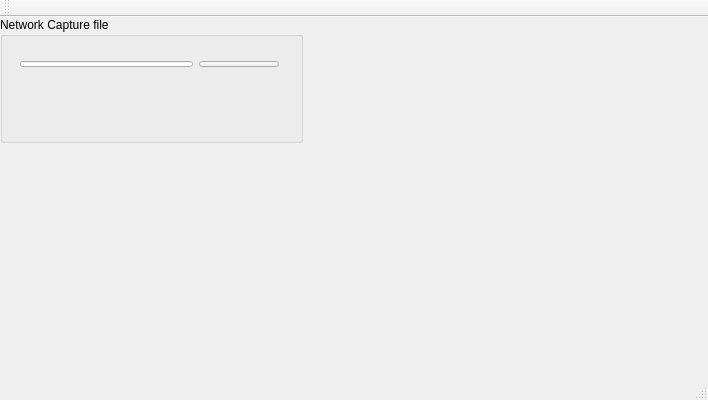
<?xml version="1.0" encoding="UTF-8"?>
<ui version="4.0">
 <class>TcpReplay</class>
 <widget class="QMainWindow" name="TcpReplay">
  <property name="geometry">
   <rect>
    <x>0</x>
    <y>0</y>
    <width>708</width>
    <height>400</height>
   </rect>
  </property>
  <property name="windowTitle">
   <string>CaptureReplay</string>
  </property>
  <widget class="QWidget" name="centralWidget">
   <widget class="QGroupBox" name="groupBox_3">
    <property name="geometry">
     <rect>
      <x>0</x>
      <y>0</y>
      <width>303</width>
      <height>126</height>
     </rect>
    </property>
    <property name="title">
     <string>Network Capture file</string>
    </property>
    <widget class="QWidget" name="layoutWidget">
     <property name="geometry">
      <rect>
       <x>9</x>
       <y>33</y>
       <width>281</width>
       <height>28</height>
      </rect>
     </property>
     <layout class="QHBoxLayout" name="horizontalLayout_3">
      <item>
       <widget class="QLineEdit" name="lineEdit_capture"/>
      </item>
      <item>
       <widget class="QPushButton" name="pushButton_captureBrowse">
        <property name="text">
         <string>...</string>
        </property>
       </widget>
      </item>
     </layout>
    </widget>
   </widget>
  </widget>
  <widget class="QMenuBar" name="menuBar">
   <property name="geometry">
    <rect>
     <x>0</x>
     <y>0</y>
     <width>708</width>
     <height>24</height>
    </rect>
   </property>
  </widget>
  <widget class="QToolBar" name="mainToolBar">
   <attribute name="toolBarArea">
    <enum>TopToolBarArea</enum>
   </attribute>
   <attribute name="toolBarBreak">
    <bool>false</bool>
   </attribute>
  </widget>
  <widget class="QStatusBar" name="statusBar"/>
 </widget>
 <layoutdefault spacing="6" margin="11"/>
 <resources/>
 <connections/>
</ui>
